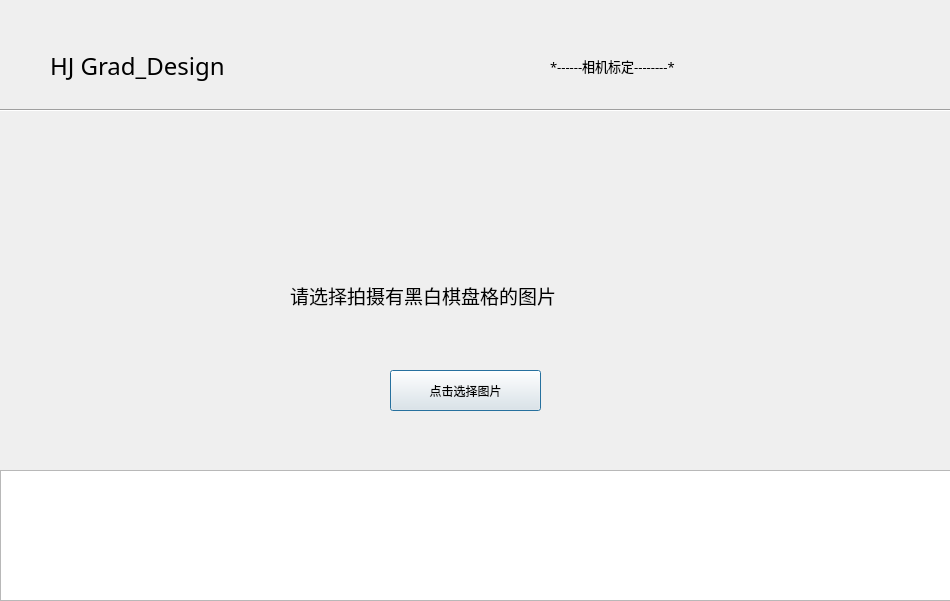
<?xml version="1.0" encoding="UTF-8"?>
<ui version="4.0">
 <class>Dialog</class>
 <widget class="QDialog" name="Dialog">
  <property name="geometry">
   <rect>
    <x>0</x>
    <y>0</y>
    <width>950</width>
    <height>601</height>
   </rect>
  </property>
  <property name="minimumSize">
   <size>
    <width>950</width>
    <height>601</height>
   </size>
  </property>
  <property name="maximumSize">
   <size>
    <width>950</width>
    <height>601</height>
   </size>
  </property>
  <property name="windowTitle">
   <string>Dialog</string>
  </property>
  <widget class="QLabel" name="label">
   <property name="geometry">
    <rect>
     <x>50</x>
     <y>40</y>
     <width>291</width>
     <height>51</height>
    </rect>
   </property>
   <property name="font">
    <font>
     <family>华文琥珀</family>
     <pointsize>18</pointsize>
    </font>
   </property>
   <property name="text">
    <string>HJ Grad_Design</string>
   </property>
  </widget>
  <widget class="QLabel" name="label_2">
   <property name="geometry">
    <rect>
     <x>550</x>
     <y>50</y>
     <width>231</width>
     <height>31</height>
    </rect>
   </property>
   <property name="font">
    <font>
     <family>幼圆</family>
     <pointsize>10</pointsize>
    </font>
   </property>
   <property name="text">
    <string>*------相机标定--------*</string>
   </property>
  </widget>
  <widget class="Line" name="line">
   <property name="geometry">
    <rect>
     <x>0</x>
     <y>100</y>
     <width>951</width>
     <height>20</height>
    </rect>
   </property>
   <property name="orientation">
    <enum>Qt::Horizontal</enum>
   </property>
  </widget>
  <widget class="QLabel" name="label_3">
   <property name="geometry">
    <rect>
     <x>290</x>
     <y>270</y>
     <width>381</width>
     <height>51</height>
    </rect>
   </property>
   <property name="font">
    <font>
     <family>幼圆</family>
     <pointsize>14</pointsize>
    </font>
   </property>
   <property name="text">
    <string>请选择拍摄有黑白棋盘格的图片</string>
   </property>
  </widget>
  <widget class="QPushButton" name="pushButton">
   <property name="geometry">
    <rect>
     <x>390</x>
     <y>370</y>
     <width>151</width>
     <height>41</height>
    </rect>
   </property>
   <property name="text">
    <string>点击选择图片</string>
   </property>
  </widget>
  <widget class="QTextBrowser" name="textBrowser">
   <property name="geometry">
    <rect>
     <x>0</x>
     <y>470</y>
     <width>951</width>
     <height>131</height>
    </rect>
   </property>
   <property name="html">
    <string>&lt;!DOCTYPE HTML PUBLIC &quot;-//W3C//DTD HTML 4.0//EN&quot; &quot;http://www.w3.org/TR/REC-html40/strict.dtd&quot;&gt;
&lt;html&gt;&lt;head&gt;&lt;meta name=&quot;qrichtext&quot; content=&quot;1&quot; /&gt;&lt;style type=&quot;text/css&quot;&gt;
p, li { white-space: pre-wrap; }
&lt;/style&gt;&lt;/head&gt;&lt;body style=&quot; font-family:'SimSun'; font-size:9pt; font-weight:400; font-style:normal;&quot;&gt;
&lt;p style=&quot;-qt-paragraph-type:empty; margin-top:0px; margin-bottom:0px; margin-left:0px; margin-right:0px; -qt-block-indent:0; text-indent:0px;&quot;&gt;&lt;br /&gt;&lt;/p&gt;&lt;/body&gt;&lt;/html&gt;</string>
   </property>
  </widget>
 </widget>
 <resources/>
 <connections/>
</ui>
